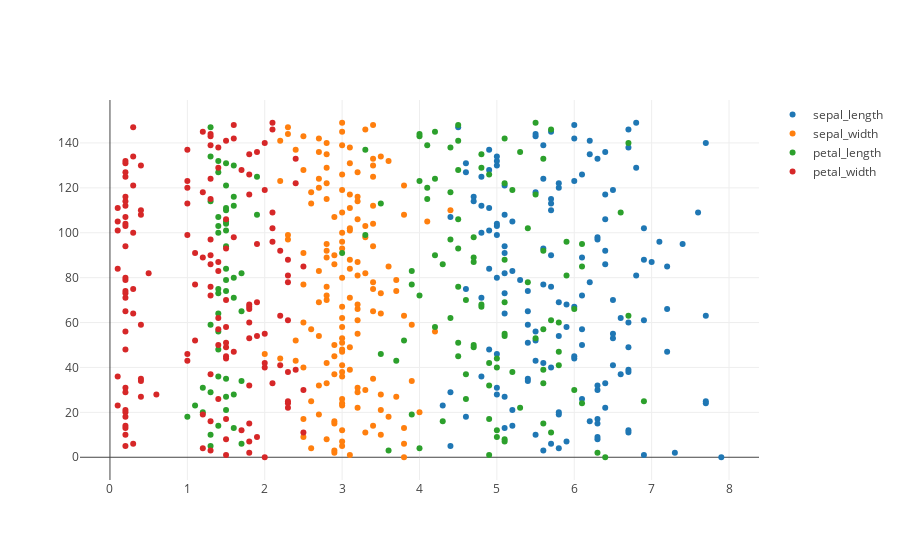

Notebook source saved alongside this figure:
### Code cell
let x = Array::from_iter(0..features.nrows());

let mut plot = Plot::new();
for i in 0..features.ncols() {
  let y = features.slice(s![.., i]).to_owned();
  let t = Scatter::from_array(y, x.clone()).name(&feature_names[i]).mode(Mode::Markers);
  plot.add_trace(t);
}

plot

### Figure 1 — Plotly figure (JSON) as saved in the notebook; plotly's stock layout.template omitted (floating-point values rounded to 4 significant figures; data arrays with more than 128 entries replaced by an {"elided": "..."} marker saying what was removed)
{"data": [{"mode": "markers", "name": "sepal_length", "type": "scatter", "x": {"elided": "150 float values"}, "y": {"elided": "150 int values"}}, {"mode": "markers", "name": "sepal_width", "type": "scatter", "x": {"elided": "150 float values"}, "y": {"elided": "150 int values"}}, {"mode": "markers", "name": "petal_length", "type": "scatter", "x": {"elided": "150 float values"}, "y": {"elided": "150 int values"}}, {"mode": "markers", "name": "petal_width", "type": "scatter", "x": {"elided": "150 float values"}, "y": {"elided": "150 int values"}}], "layout": {"autosize": true, "xaxis": {"autorange": true, "range": [-0.386, 8.386], "type": "linear"}, "yaxis": {"autorange": true, "range": [-12.3, 161.3], "type": "linear"}}}
